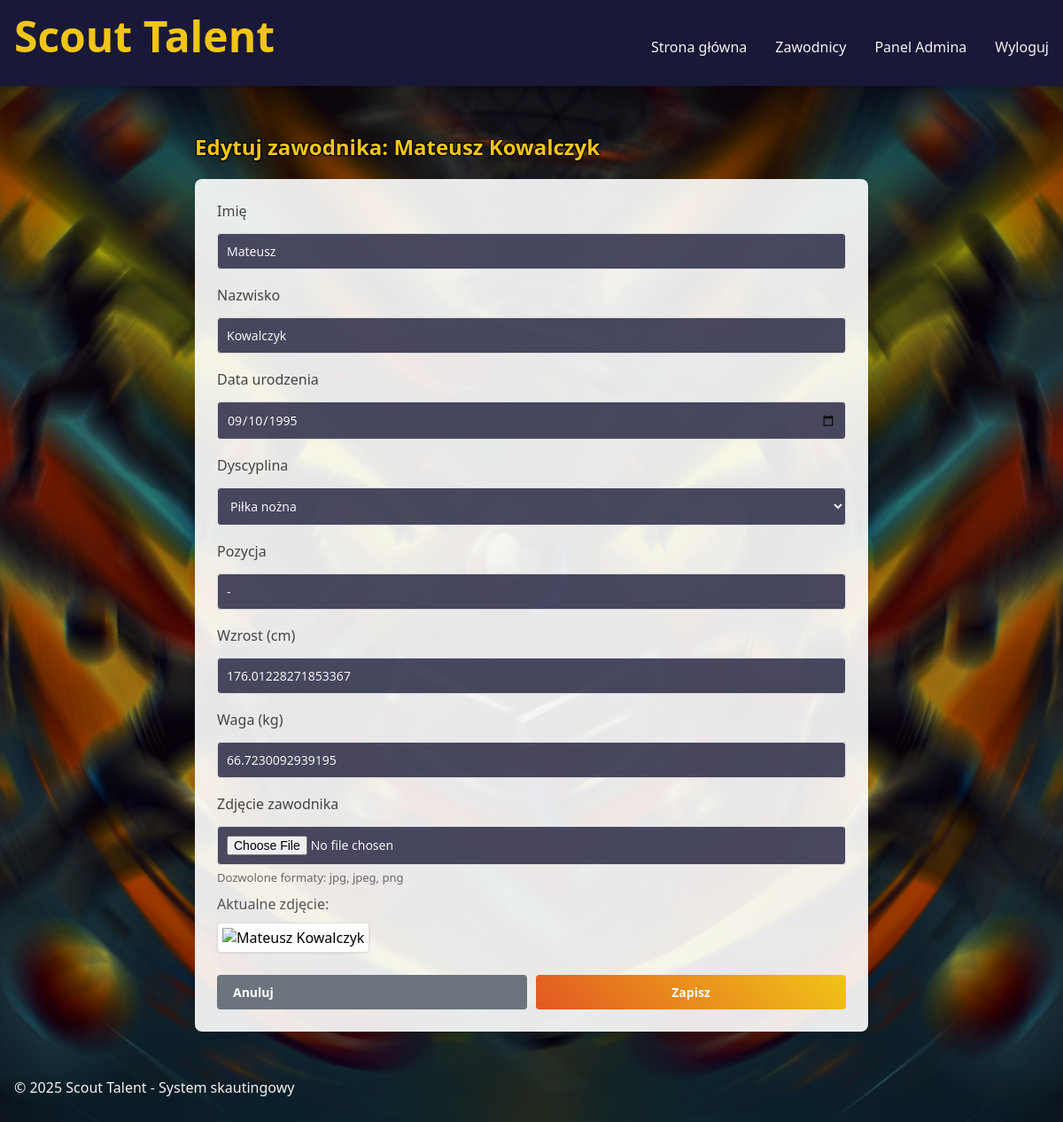
Page /players/edit/5 (signed in) on the committed database.
### app/models.py (models this page shows)
class Player(db.Model):
    id = db.Column(db.Integer, primary_key=True)
    first_name = db.Column(db.String(64), nullable=False)
    last_name = db.Column(db.String(64), nullable=False)
    height = db.Column(db.Float)  # w cm
    weight = db.Column(db.Float)  # w kg
    birth_date = db.Column(db.Date)
    position = db.Column(db.String(64))
    photo = db.Column(db.String(255), nullable=True)  # Path to player photo
    sport_id = db.Column(db.Integer, db.ForeignKey('sport.id'))
    scout_id = db.Column(db.Integer, db.ForeignKey('user.id'))
    physical_tests = db.relationship('PhysicalTest', backref='player', lazy='dynamic')
    match_stats = db.relationship('MatchStat', backref='player', lazy='dynamic')

### app/routes/player_routes.py (the view, shortened to what this page needs)
@players.route('/edit/<int:player_id>', methods=['GET', 'POST'])
@login_required
def edit(player_id):
    player = Player.query.get_or_404(player_id)
    if current_user.role != 'admin' and player.scout_id != current_user.id:
        abort(403)
    form = PlayerForm(obj=player)
    form.sport.choices = [(s.id, s.name) for s in Sport.query.all()]
    return render_template('player/edit.html', form=form, player=player)

### app/forms.py
class PlayerForm(FlaskForm):
    first_name = StringField('Imię', validators=[DataRequired()])
    last_name = StringField('Nazwisko', validators=[DataRequired()])
    birth_date = DateField('Data urodzenia', format='%Y-%m-%d', validators=[DataRequired()])
    sport = SelectField('Dyscyplina', coerce=int, validators=[DataRequired()])
    position = StringField('Pozycja', validators=[DataRequired()])
    height = FloatField('Wzrost (cm)', validators=[DataRequired()])
    weight = FloatField('Waga (kg)', validators=[DataRequired()])
    photo = FileField('Zdjęcie zawodnika', validators=[FileAllowed(['jpg', 'png', 'jpeg'], 'Tylko pliki obrazów!')])
    submit = SubmitField('Zapisz')

### app/models.py (called while the page is built)
@login_manager.user_loader
def load_user(id):
    return User.query.get(int(id))

### app/templates/player/edit.html (shortened to what this page needs)
{% extends 'base.html' %}
{% block content %}
<section class="form-section">
    <div class="header-section">
        <h1>Edytuj zawodnika: {{ player.first_name }} {{ player.last_name }}</h1>
    </div>
    <div class="card">
        <form method="POST" action="{{ url_for('players.edit', player_id=player.id) }}" enctype="multipart/form-data">
            <div class="form-group">
                {{ form.first_name.label }}
                {{ form.first_name(class="form-control") }}
            </div>
            <div class="form-group">
                {{ form.last_name.label }}
                {{ form.last_name(class="form-control") }}
            </div>
            <div class="form-group">
                {{ form.birth_date.label }}
                {{ form.birth_date(class="form-control") }}
            </div>
            <div class="form-group">
                {{ form.sport.label }}
                {{ form.sport(class="form-control") }}
            </div>
            <div class="form-group">
                {{ form.position.label }}
                {{ form.position(class="form-control") }}
            </div>
            <div class="form-group">
                {{ form.height.label }}
                {{ form.height(class="form-control") }}
            </div>
            <div class="form-group">
                {{ form.weight.label }}
                {{ form.weight(class="form-control") }}
            </div>
            <div class="form-group">
                {{ form.photo.label }}
                {{ form.photo(class="form-control") }}
                <small class="form-text text-muted">Dozwolone formaty: jpg, jpeg, png</small>
                {% if player.photo %}
                <div class="current-photo mt-2">
                    <p>Aktualne zdjęcie:</p>
                    <img src="{{ player.photo }}" alt="{{ player.first_name }} {{ player.last_name }}" class="img-thumbnail" style="max-width: 200px;">
                </div>
                {% endif %}
            </div>
            <div class="form-actions">
                <a href="{{ url_for('players.detail', player_id=player.id) }}" class="btn btn-secondary">Anuluj</a>
                {{ form.submit(class="btn btn-primary") }}
            </div>
        </form>
    </div>
</section>
{% endblock %}

### app/static/css/style.css (style rules this page uses)
:root { --primary-color: #4c2882; --secondary-color: #e25822; --accent-color: #f0c518; --background-color: #0a2a4a; --text-color: #f2f2f2; --dark-accent: #1a1837; --gradient-primary: linear-gradient(135deg, var(--primary-color), var(--dark-accent)); --gradient-secondary: linear-gradient(45deg, var(--secondary-color), var(--accent-color)); }
* { margin: 0; padding: 0; box-sizing: border-box; font-family: 'Segoe UI', Tahoma, Geneva, Verdana, sans-serif; }
body { background-image: url('../images/background.png'); background-size: cover; background-position: center; color: var(--text-color); min-height: 100vh; }
.form-group { margin-bottom: 1.5rem; }
.form-control { width: 100%; padding: 12px; border: none; border-radius: 5px; background: rgba(30, 30, 60, 0.8); color: var(--text-color); font-size: 1rem; margin-top: 0.5rem; }
.btn { width: 100%; padding: 12px; border: none; border-radius: 5px; cursor: pointer; font-size: 1rem; font-weight: bold; transition: all 0.3s ease; }
.btn-primary { background: var(--gradient-secondary); color: var(--dark-accent); }
.card { background-color: #b0c4de; border-radius: 8px; box-shadow: 0 2px 4px rgba(0, 0, 0, 0.1); padding: 20px; transition: transform 0.3s ease; color:black; }
.form-section { max-width: 800px; margin: 0 auto; padding: 20px; }
.form-group { margin-bottom: 20px; }
.form-control { width: 100%; padding: 10px; border: 1px solid #ddd; border-radius: 4px; font-size: 1em; }
.header-section { display: flex; justify-content: space-between; align-items: center; margin-bottom: 20px; }

### app/templates/player/edit.html (style rules this page uses)
.header-section { margin-bottom: 20px; }
.header-section h1 { margin: 0; color: #f0c518; text-shadow: -1px -1px 0 #000, 1px -1px 0 #000, -1px 1px 0 #000, 1px 1px 0 #000; }
.card { background-color: rgba(255, 255, 255, 0.9); border-radius: 8px; box-shadow: 0 2px 10px rgba(0, 0, 0, 0.1); padding: 25px; }
.form-group { margin-bottom: 18px; }
.form-group label { display: block; margin-bottom: 6px; font-weight: 500; color: #444; }
.form-control { width: 100%; padding: 10px; border: 1px solid #ddd; border-radius: 4px; font-size: 14px; }
.form-text { display: block; margin-top: 5px; color: #666; font-size: 13px; }
.current-photo { margin-top: 15px; }
.current-photo p { margin-bottom: 10px; color: #555; }
.img-thumbnail { padding: 5px; background-color: #fff; border: 1px solid #ddd; border-radius: 4px; box-shadow: 0 1px 3px rgba(0, 0, 0, 0.1); }
.form-actions { display: flex; justify-content: flex-end; gap: 10px; margin-top: 25px; }
.btn { padding: 10px 18px; border-radius: 4px; font-size: 14px; cursor: pointer; text-decoration: none; border: none; }
.btn-primary { background-color: #4a69bd; color: white; }
.btn-secondary { background-color: #6c757d; color: white; }
.mt-2 { margin-top: 10px; }

### rows in the picture
Player: first_name "Mateusz", last_name "Kowalczyk", birth_date "09/10/1995", sport "Piłka nożna", position "-", height "176.01228271853367", weight "66.7230092939195"
